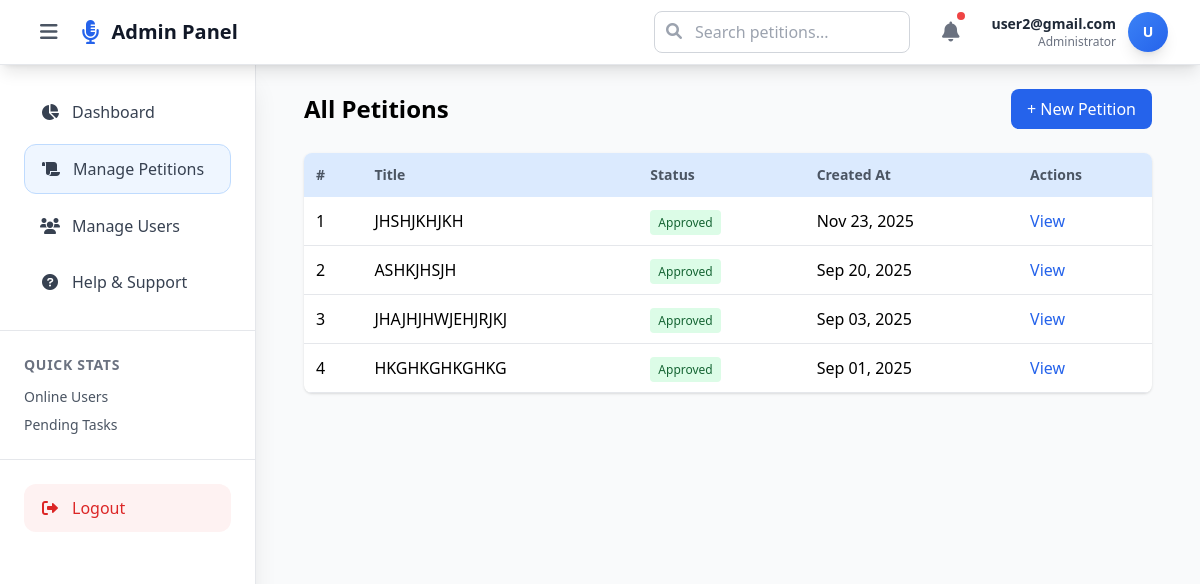
Page /petition-list (signed in) on the committed database.
### peptitions/models.py (models this page shows, shortened)
class User(AbstractUser):
    username = None  # remove username field
    email = models.EmailField(unique=True)  # make email unique
    first_name = models.CharField(max_length=255)
    last_name = models.CharField(max_length=255)
    created_at = models.DateTimeField(auto_now_add=True)
    USERNAME_FIELD = "email"  # login with email
    REQUIRED_FIELDS = []  # require full_name when creating superuser
    objects = CustomUserManager()

class Petition(models.Model):
    STATUS_CHOICES = [
        ("pending", "Pending Approval"),
        ("active", "Active"),
        ("closed", "Closed"),
    ]
    CATEGORY_CHOICES = [
        ("environment", "Environment"),
        ("human_rights", "Human Rights"),
        ("education", "Education"),
        ("healthcare", "Healthcare"),
        ("animal_welfare", "Animal Welfare"),
        ("social_justice", "Social Justice"),
        ("technology", "Technology"),
        ("politics", "Politics"),
        ("economy", "Economy"),
        ("arts_culture", "Arts & Culture"),
        ("sports", "Sports"),
        ("other", "Other"),
    ]
    title = models.CharField(max_length=255)
    description = models.TextField()
    image = models.ImageField(upload_to="petitions/", blank=True, null=True)
    category = models.CharField(
        max_length=100,
        choices=CATEGORY_CHOICES,
        default="other"
    )
    target_signatures = models.PositiveIntegerField(default=100)
    current_signatures = models.PositiveIntegerField(default=0)
    status = models.CharField(
        max_length=20,
        choices=STATUS_CHOICES,
        default="pending"   # when user creates, it starts as pending
    )
    created_by = models.ForeignKey(User, on_delete=models.CASCADE, related_name="petitions")
    created_at = models.DateTimeField(auto_now_add=True)
    updated_at = models.DateTimeField(auto_now=True)

### peptitions/views.py (the view)
# urls.py: path('petition-list', views.petition_list, name="petition-list"),
@login_required
def petition_list(request):
    petitions = Petition.objects.all().order_by("-created_at")  # newest first
    if request.method == "POST":
        form = PetitionForm(request.POST, request.FILES)
        if form.is_valid():
            petition = form.save(commit=False)
            petition.created_by = request.user  # assuming you have a FK to User
            petition.save()
            return redirect("petition_list")  # refresh list after creation
    else:
        form = PetitionForm()
    return render(request, "peptitions/adminPage/petition-list.html", {
        "petitions": petitions,
        "form": form
    })

### peptitions/forms.py
class PetitionForm(forms.ModelForm):
    class Meta:
        model = Petition
        fields = ["title", "description", "image", "category", "target_signatures"]

### peptitions/templates/peptitions/adminPage/petition-list.html (shortened to what this page needs)
{% extends "peptitions/main.html" %}
{% load crispy_forms_tags %}
{% block content %}
<main class="flex-1 px-1 sm:px-6">
  <div class="flex items-center justify-between mb-6">
    <h2 class="text-2xl font-semibold">All Petitions</h2>
    <button id="openFormBtn"
       class="bg-blue-600 text-white px-4 py-2 rounded-lg hover:bg-blue-700">
       + New Petition
    </button>
  </div>
  <div class="hidden md:block bg-white shadow rounded-lg overflow-hidden">
    <div class="overflow-x-auto">
      <table class="min-w-full border-collapse">
        <thead class="bg-blue-100">
          <tr>
            <th class="p-3 text-left text-sm font-semibold text-gray-600">#</th>
            <th class="p-3 text-left text-sm font-semibold text-gray-600">Title</th>
            <th class="p-3 text-left text-sm font-semibold text-gray-600">Status</th>
            <th class="p-3 text-left text-sm font-semibold text-gray-600">Created At</th>
            <th class="p-3 text-left text-sm font-semibold text-gray-600">Actions</th>
          </tr>
        </thead>
        <tbody>
          {% for petition in petitions %}
          <tr class="border-b">
            <td class="p-3">{{ forloop.counter }}</td>
            <td class="p-3">{{ petition.title|upper }}</td>
            <td class="p-3">
              {% if petition.status == "pending" %}
                <span class="bg-yellow-100 text-yellow-800 px-2 py-1 text-xs rounded">Pending</span>
              {% elif petition.status == "approved" %}
                <span class="bg-green-100 text-green-800 px-2 py-1 text-xs rounded">Approved</span>
              {% else %}
                <span class="bg-red-100 text-red-800 px-2 py-1 text-xs rounded">Rejected</span>
              {% endif %}
            </td>
            <td class="p-3">{{ petition.created_at|date:"M d, Y" }}</td>
            <td class="p-3 flex gap-2">
              <a href="{% url 'petition-detail' petition.id %}" class="text-blue-600 hover:underline">View</a>
            </td>
          </tr>
          {% empty %}
          <tr>
            <td colspan="5" class="p-3 text-center text-gray-500">No petitions yet</td>
          </tr>
          {% endfor %}
        </tbody>
      </table>
    </div>
  </div>
</main>
{% endblock %}

### peptitions/templates/peptitions/main.html (shortened to what this page needs)
<!DOCTYPE html>
<html lang="en">
<head>
  <script src="https://cdn.tailwindcss.com"></script>
  <link href="https://cdnjs.cloudflare.com/ajax/libs/font-awesome/6.0.0/css/all.min.css" rel="stylesheet">
</head>
<body class="bg-gray-50 min-h-screen">
  <nav class="bg-white shadow-lg border-b border-gray-200 sticky top-0 z-50">
    <div class="max-w-7xl mx-auto px-4 sm:px-6 lg:px-8">
      <div class="flex justify-between items-center h-16">
        <div class="flex items-center space-x-4">
          <button id="sidebarToggle" class="p-2 rounded-lg text-gray-600 hover:text-blue-600 hover:bg-gray-100 transition-colors duration-200">
            <i class="fas fa-bars text-xl"></i>
          </button>
          <div class="flex items-center space-x-3">
            <i class="fas fa-microphone-alt text-blue-600 text-2xl"></i>
            <h1 class="text-xl font-bold text-gray-900 hidden sm:block">Admin Panel</h1>
          </div>
        </div>
        <div class="flex items-center space-x-6">
          <div class="hidden md:block relative">
            <form method="GET" action="{% url 'search_p' %}">
              <input
                type="text"
                name="q"
                placeholder="Search petitions..."
                class="pl-10 pr-4 py-2 border border-gray-300 rounded-lg focus:ring-2 focus:ring-blue-500 focus:border-blue-500 w-64 transition-all duration-200"
              >
              <i class="fas fa-search absolute left-3 top-3 text-gray-400"></i>
            </form>
          </div>
          <button class="relative p-2 text-gray-500 hover:text-blue-600 transition-colors duration-200 rounded-lg hover:bg-gray-100">
            <i class="fas fa-bell text-xl"></i>
            <span class="absolute top-0 right-0 w-3 h-3 bg-red-500 rounded-full border-2 border-white"></span>
          </button>
          <div class="flex items-center space-x-3">
            <div class="text-right hidden md:block">
              <p class="font-semibold text-gray-800 text-sm">{{ user.email }}</p>
              <p class="text-gray-500 text-xs">Administrator</p>
            </div>
            <div class="w-10 h-10 bg-gradient-to-br from-blue-500 to-blue-600 rounded-full flex items-center justify-center shadow-lg">
              <span class="text-white font-semibold text-sm">{{ user.email|first|upper }}</span>
            </div>
          </div>
        </div>
      </div>
    </div>
  </nav>
  <aside id="sidebar"
         class="fixed left-0 top-16 h-[calc(100vh-4rem)] w-64 bg-white shadow-xl border-r border-gray-200 transform -translate-x-full md:-translate-x-0 transition-transform duration-300 ease-in-out z-40">
    <nav class="p-6 space-y-2">
      <a href="{% url 'dashboard' %}"
         class="flex items-center space-x-3 px-4 py-3 rounded-xl transition-all duration-200 hover:bg-blue-50 hover:text-blue-600 text-gray-700 ">
        <i class="fas fa-chart-pie w-5 text-center"></i>
        <span>Dashboard</span>
      </a>
      <a href="{% url 'petition-list' %}"
         class="flex items-center space-x-3 px-4 py-3 rounded-xl transition-all duration-200 hover:bg-blue-50 hover:text-blue-600 text-gray-700 {% if request.resolver_match.url_name == 'petition-list' %} bg-blue-50 text-blue-600 border border-blue-200 {% endif %}">
        <i class="fas fa-scroll w-5 text-center"></i>
        <span>Manage Petitions</span>
      </a>
      <a href="{% url 'user-list' %}"
         class="flex items-center space-x-3 px-4 py-3 rounded-xl transition-all duration-200 hover:bg-blue-50 hover:text-blue-600 text-gray-700 ">
        <i class="fas fa-users w-5 text-center"></i>
        <span>Manage Users</span>
      </a>
      <a href="http://drammzy.pythonanywhere.com/"
         class="flex items-center space-x-3 px-4 py-3 rounded-xl transition-all duration-200 hover:bg-blue-50 hover:text-blue-600 text-gray-700">
        <i class="fas fa-question-circle w-5 text-center"></i>
        <span>Help & Support</span>
      </a>
    </nav>
    <div class="p-6 border-t border-gray-200">
      <h3 class="text-sm font-semibold text-gray-500 uppercase tracking-wider mb-3">Quick Stats</h3>
      <div class="space-y-2">
        <div class="flex justify-between items-center text-sm">
          <span class="text-gray-600">Online Users</span>
        </div>
        <div class="flex justify-between items-center text-sm">
          <span class="text-gray-600">Pending Tasks</span>
        </div>
      </div>
    </div>
    <div class="p-6 border-t border-gray-200 mt-auto">
      <form method="POST" action="/logout/">
        <button type="submit"
                class="w-full flex items-center space-x-3 px-4 py-3 rounded-xl bg-red-50 hover:bg-red-100 text-red-600 transition-all duration-200">
          <i class="fas fa-sign-out-alt w-5 text-center"></i>
          <span>Logout</span>
        </button>
      </form>
    </div>
  </aside>
  <div class="min-h-screen">
    <main class="p-6 md:ml-0 transition-all duration-300" id="mainContent">
      {% block content %}
      {% endblock %}
    </main>
  </div>
</body>
</html>

### rows in the picture
User: email "user2@gmail.com", email|first "U"
Petition: title "JHSHJKHJKH", status "Approved", created_at "Nov 23, 2025"
Petition: title "ASHKJHSJH", status "Approved", created_at "Sep 20, 2025"
Petition: title "JHAJHJHWJEHJRJKJ", status "Approved", created_at "Sep 03, 2025"
Petition: title "HKGHKGHKGHKG", status "Approved", created_at "Sep 01, 2025"
